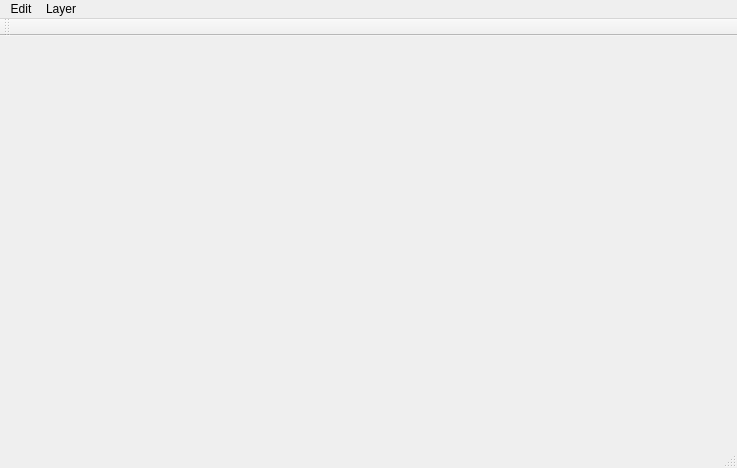
<?xml version="1.0" encoding="UTF-8"?>
<ui version="4.0">
 <class>MainWindow</class>
 <widget class="QMainWindow" name="MainWindow">
  <property name="geometry">
   <rect>
    <x>0</x>
    <y>0</y>
    <width>737</width>
    <height>468</height>
   </rect>
  </property>
  <property name="windowTitle">
   <string>MainWindow</string>
  </property>
  <widget class="QWidget" name="centralWidget">
   <property name="layoutDirection">
    <enum>Qt::LeftToRight</enum>
   </property>
  </widget>
  <widget class="QStatusBar" name="statusBar"/>
  <widget class="QToolBar" name="toolBar">
   <property name="windowTitle">
    <string>toolBar</string>
   </property>
   <attribute name="toolBarArea">
    <enum>TopToolBarArea</enum>
   </attribute>
   <attribute name="toolBarBreak">
    <bool>false</bool>
   </attribute>
  </widget>
  <widget class="QMenuBar" name="menuBar">
   <property name="geometry">
    <rect>
     <x>0</x>
     <y>0</y>
     <width>737</width>
     <height>21</height>
    </rect>
   </property>
   <widget class="QMenu" name="menuEdit">
    <property name="title">
     <string>Edit</string>
    </property>
   </widget>
   <widget class="QMenu" name="menuLayer">
    <property name="title">
     <string>Layer</string>
    </property>
   </widget>
   <addaction name="menuEdit"/>
   <addaction name="menuLayer"/>
  </widget>
 </widget>
 <layoutdefault spacing="6" margin="11"/>
 <resources/>
 <connections/>
</ui>
